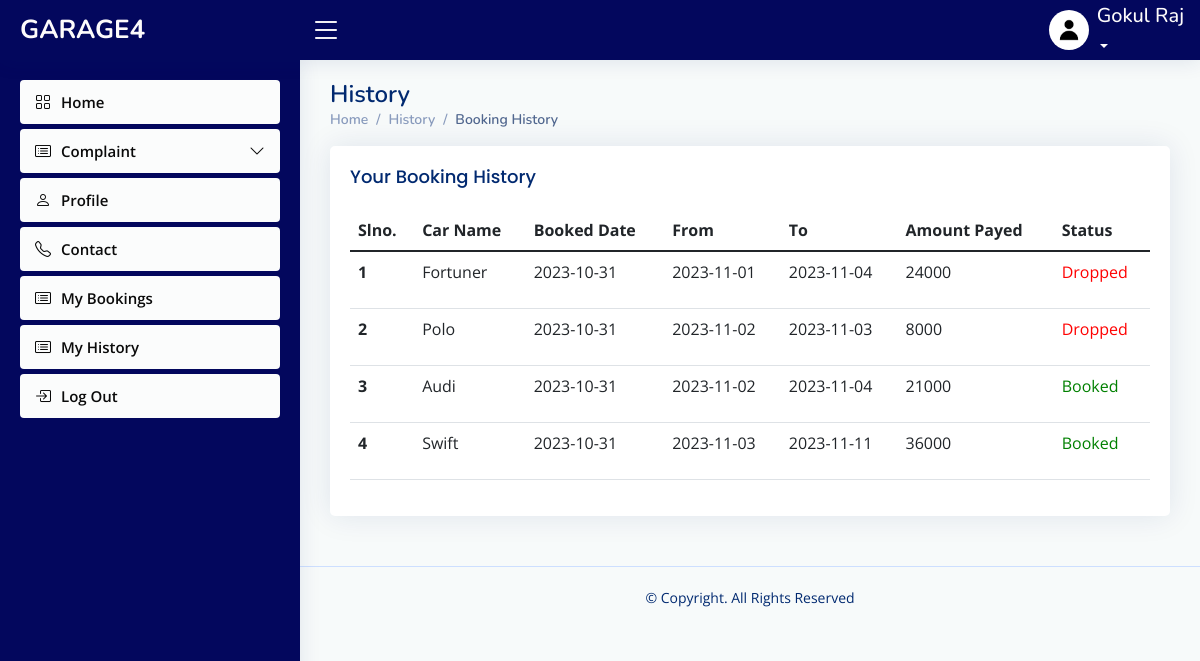
/user/userhistory.php (signed in), run on an earlier commit of the app's database.
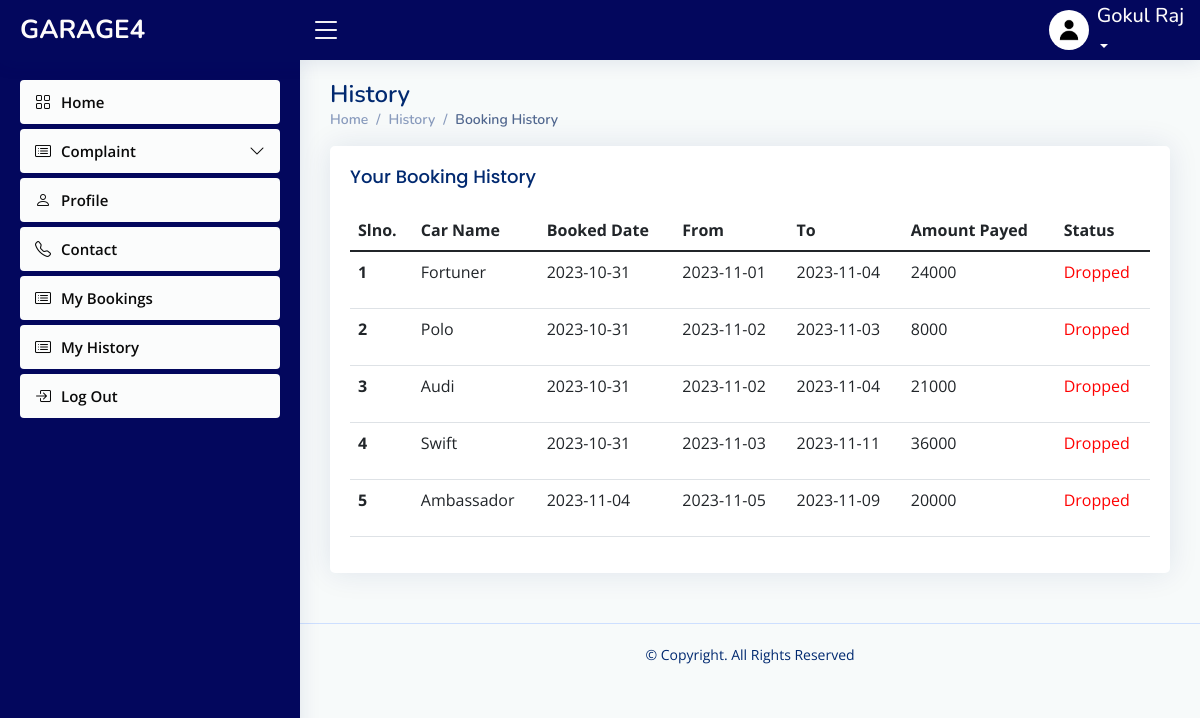
And on a later commit of the database.
### tables this page shows
CREATE TABLE `booking` (
  `booking_id` int(11) NOT NULL,
  `carname` varchar(60) NOT NULL,
  `category` varchar(40) NOT NULL,
  `color` varchar(40) NOT NULL,
  `capacity` varchar(40) NOT NULL,
  `rate` varchar(40) NOT NULL,
  `car_id` varchar(20) NOT NULL,
  `email` varchar(50) NOT NULL,
  `days` varchar(40) NOT NULL,
  `bdate` date NOT NULL,
  `pick` date NOT NULL,
  `dropd` date NOT NULL,
  `total` varchar(40) NOT NULL,
  `status` int(11) NOT NULL,
  `payment` int(11) NOT NULL
);

### connect.php (called while the page is built, shortened)
<?php
$dbname="garage4";
$conn=mysqli_connect("localhost","root","",$dbname);
function select_data($sql)
{
  global $conn;
  $res = mysqli_query($conn, $sql);
  if ($res)
    return $res;
  else
    return False;
}
?>

### user/userhistory.php (the view, shortened to what this page needs)
<?php
include("header.php");
   $username = $_SESSION['email_id'];
?>
  <main id="main" class="main">
    <div class="pagetitle">
      <h1>History</h1>
      <nav>
        <ol class="breadcrumb">
          <li class="breadcrumb-item"><a href="activeuser.php">Home</a></li>
          <li class="breadcrumb-item">History</a></li>
          <li class="breadcrumb-item active">Booking History</li>
        </ol>
      </nav>
    </div>
    <div class="card">
          <div class="card-body">
            <h5 class="card-title">
            Your Booking History
            </h5>
    <section class="section dashboard">
      <div class="row">
      <section class="section">
      <div class="row">
        <div class="col-lg-12">
              <table class="table datatable">
                <thead>
                  <tr>
                    <th scope="col">Slno.</th>
                    <th scope="col">Car Name</th>
                    <th scope="col">Booked Date</th>
                    <th scope="col">From</th>
                    <th scope="col">To</th>
                    <th scope="col">Amount Payed</th>
                    <th scope="col">Status</th>
                  </tr>
                </thead>
                <tbody>
                <?php
               $sql = "select * from booking where email='$username'";
                $data=select_data($sql);
                $n=1;
                while ($row = mysqli_fetch_assoc($data)) {
                  ?>
                  <tr>
                  <th scope='row'><?php echo $n++; ?></th>
                 <td><?php echo  $row['carname'] ?></td>
                 <td> <?php echo $row['bdate'] ?></td>
                 <td><?php echo $row['pick'] ?></td>
                 <td><?php echo $row['dropd']?></td>
                 <td> <?php echo $row['total']  ?></td>
                 <td>
                                <?php
                                    if ($row['status'] == 1)
                                        echo "<p style='color: green;'>Booked</p>";
                                    else if ($row['status'] == 2)
                                        echo "<p style='color: red;'>Dropped</p>";
                                    ?>
                            </td>
                  <?php
                  }
                  ?>
                </tbody>
              </table>
            </div>
          </div>
        </div>
      </div>
  </main>
  <?php
include 'footer.php';
?>

What changed in the data, as far as the page shows it:
changed booking "Audi": status "Booked" → "Dropped"
changed booking "Swift": status "Booked" → "Dropped"
added booking: carname "Ambassador", bdate "2023-11-04", pick "2023-11-05", dropd "2023-11-09", total "20000", status "Dropped"
